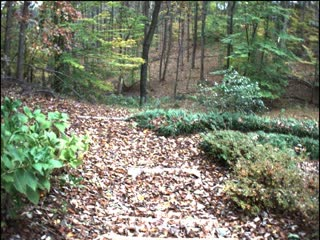
//> input picture test/data/backyard/left/left1.jpg, 320 x 240 px
$ ./TestLoadFrame   (built with g++ and OpenCV 4)
//> lines starting //> are read from the running program, lines starting //| are printed output that depends on the picture
#include <opencv/cv.h>
#include <opencv2/core/core.hpp>
#include <opencv2/highgui/highgui.hpp>
#include <memory>

#include <Frame.hpp>

using namespace std;
using namespace cv;

int main( int argc, char** argv ) {

	cv::Mat *imageFromLeftCamera = new cv::Mat();
    cv::Mat *imageFromRightCamera = new cv::Mat();

    *imageFromLeftCamera  = imread("../test/data/library/left/left1.jpg",  CV_LOAD_IMAGE_GRAYSCALE);
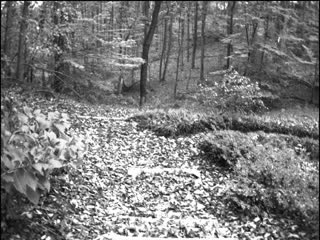
//> imageFromLeftCamera: 240 rows x 320 cols, CV_8UC1; min 0, max 255, mean 123.1
    *imageFromRightCamera = imread("../test/data/library/right/right1.jpg", CV_LOAD_IMAGE_GRAYSCALE);
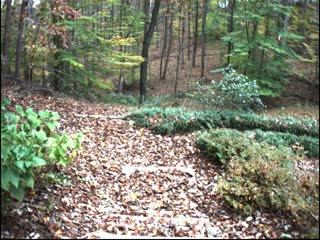
//> input picture test/data/backyard/right/right1.jpg, 320 x 240 px
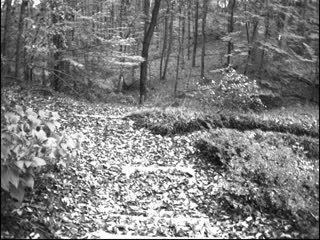
//> imageFromRightCamera: 240 rows x 320 cols, CV_8UC1; min 0, max 255, mean 125.2

//> (the run ends here: the program needs code that is not available in this run, at `Frame *leftFrame = new Frame();`)
